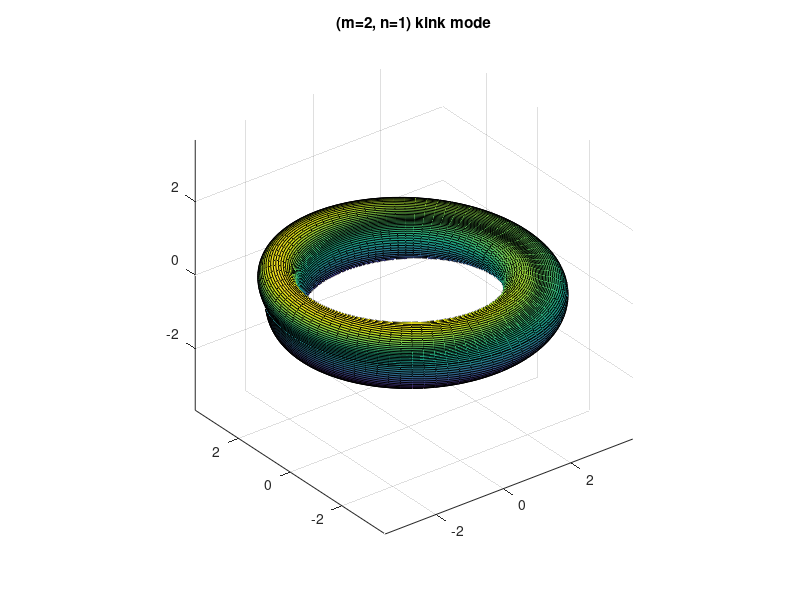

Here is the MATLAB script that generated this plot:
close all;clear;clc;
R0=3.0;a=R0/4;r0=0.8*a;dr=0.3*r0;
[theta,phi]=meshgrid(0:2*pi/80:2*pi,0*pi:2*pi/80:2.0*pi);

m=2;n=1;

r=r0+dr.*cos(m.*theta-n.*phi);
R=R0+r.*cos(theta);
Z=r.*sin(theta);
X=R.*cos(phi);
Y=R.*sin(phi);
surf(X,Y,Z);
axis equal; 
% shading interp;
% colormap(jet); alpha(0.5);
str=['(m=',num2str(m),', n=',num2str(n),') kink mode'];
title(str);
print('-dpng',str);

%% cylinder
% close all;clear;clc;
% R0=3.0;a=R0/2;r0=0.5*a;dr=0.3*r0;
% [theta,phi]=meshgrid(0:2*pi/50:2*pi,0*pi:2*pi/50:2.0*pi);
% r=r0+dr.*cos(2.*theta-phi);
% X=r.*cos(theta);
% Y=r.*sin(theta);
% Z=R0.*phi;
% surf(X,Y,Z);
% axis equal;